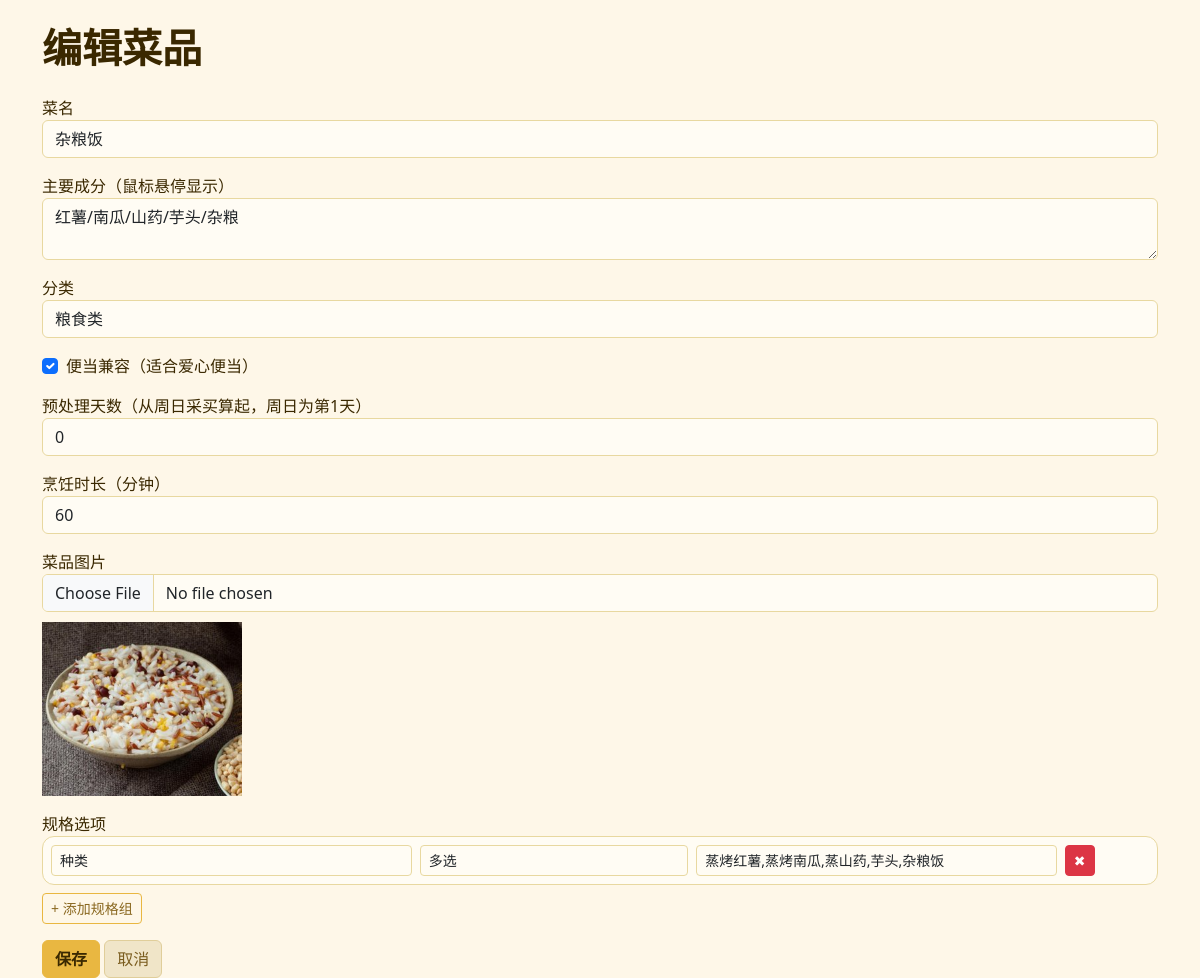
The page /admin/dish/225 (signed in) on the database as committed earlier.
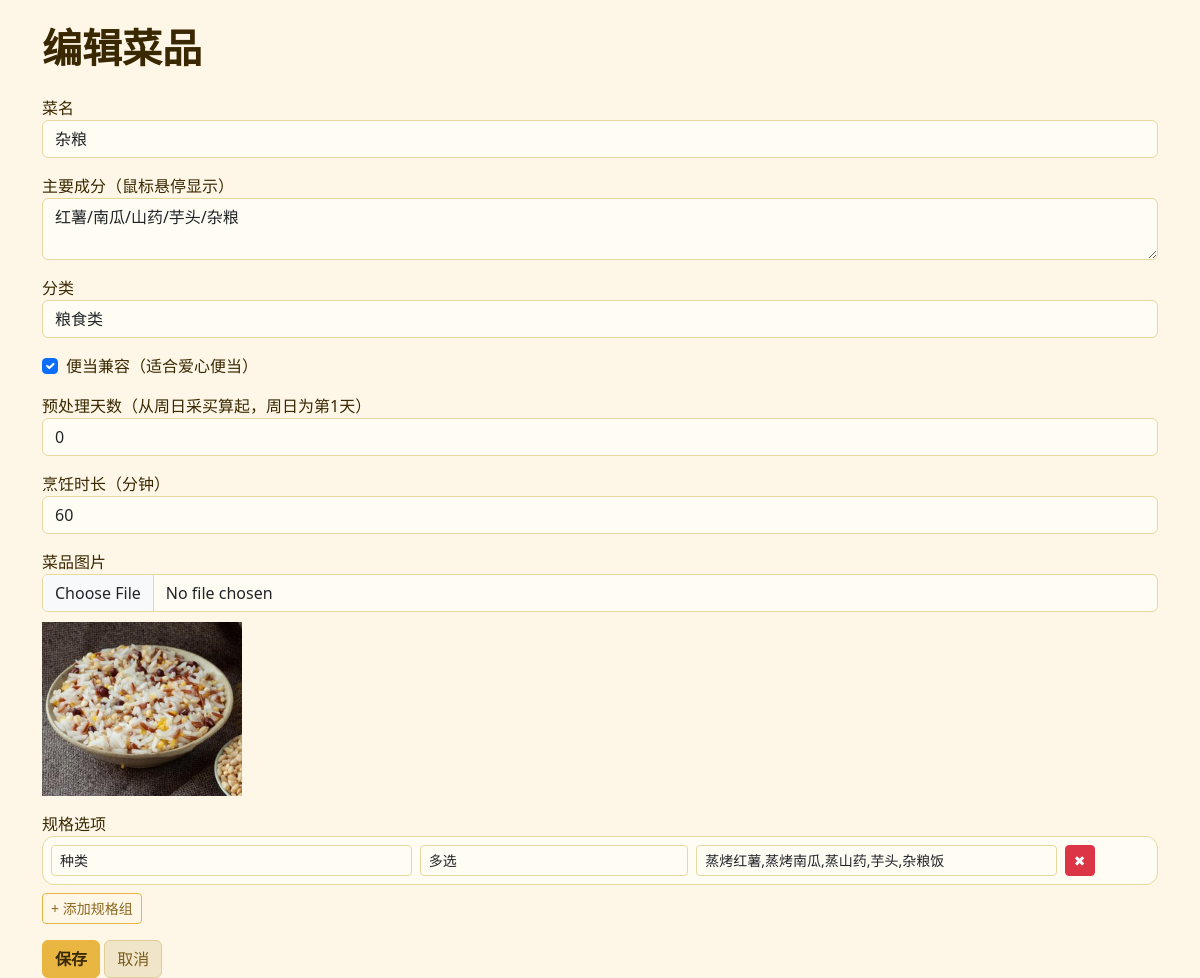
The same page on the database as committed later.
### app.py (models this page shows)
class Dish(db.Model):
    __tablename__ = 'dishes'
    id = db.Column(db.Integer, primary_key=True)
    name = db.Column(db.String(120), nullable=False)
    category_id = db.Column(db.Integer, db.ForeignKey('categories.id'))
    ingredients = db.Column(db.Text)                 # 食材描述，显示在菜品 tooltip
    bento_compatible = db.Column(db.Boolean, default=True)
    preprocess_days = db.Column(db.Integer, default=0)
    cook_minutes = db.Column(db.Integer, default=40)
    image_url = db.Column(db.String(300))
    extra_options = db.Column(db.Text)               # 规格选项，存储为 JSON 字符串
    created_at = db.Column(db.DateTime, default=datetime.utcnow)

class Category(db.Model):
    __tablename__ = 'categories'
    id = db.Column(db.Integer, primary_key=True)
    name = db.Column(db.String(80), nullable=False)
    parent_id = db.Column(db.Integer, default=0)   # 0 = 顶级，否则为父分类 id
    sort_order = db.Column(db.Integer, default=0)

### app.py (the view, shortened to what this page needs)
@app.route('/admin/dish/<int:dish_id>', methods=['GET', 'POST'])
@admin_required
def edit_dish(dish_id):
    dish = Dish.query.get_or_404(dish_id)
    categories = Category.query.order_by(Category.sort_order).all()
    return render_template('dish_form.html', dish=dish, categories=categories)

### app.py (called while the page is built)
def admin_required(f):
    @wraps(f)
    def decorated(*args, **kwargs):
        if not session.get('admin'):
            return redirect(url_for('admin_login'))
        return f(*args, **kwargs)
    return decorated

### templates/dish_form.html (shortened to what this page needs)
<!DOCTYPE html>
<html lang="zh-CN">
<head>
    <link href="https://cdn.jsdelivr.net/npm/bootstrap@5.3.0-alpha1/dist/css/bootstrap.min.css" rel="stylesheet">
    <link rel="stylesheet" href="https://cdn.jsdelivr.net/npm/cropperjs/dist/cropper.min.css">
</head>
<body>
<div class="container mt-4">
    <h1>{% if dish %}编辑菜品{% else %}新增菜品{% endif %}</h1>
    <form method="post" enctype="multipart/form-data">
        <div class="mb-3">
            <label>菜名</label>
            <input type="text" name="name" class="form-control" value="{{ dish.name if dish else '' }}" required>
        </div>
        <div class="mb-3">
            <label>主要成分（鼠标悬停显示）</label>
            <textarea name="ingredients" class="form-control" rows="2">{{ dish.ingredients if dish else '' }}</textarea>
        </div>
        <div class="mb-3">
            <label>分类</label>
            <select name="category_id" class="form-select" required>
                {% for cat in categories if cat.parent_id == 0 %}
                <optgroup label="{{ cat.name }}">
                    {% for sub in categories if sub.parent_id == cat.id %}
                    <option value="{{ sub.id }}" {% if dish and dish.category_id == sub.id %}selected{% endif %}>{{ sub.name }}</option>
                    {% endfor %}
                </optgroup>
                {% endfor %}
            </select>
        </div>
        <div class="mb-3 form-check">
            <input type="checkbox" name="bento_compatible" class="form-check-input" id="bentoCompatible" {% if not dish or dish.bento_compatible %}checked{% endif %}>
            <label class="form-check-label" for="bentoCompatible">便当兼容（适合爱心便当）</label>
        </div>
        <div class="mb-3">
            <label>预处理天数（从周日采买算起，周日为第1天）</label>
            <input type="number" name="preprocess_days" class="form-control" value="{{ dish.preprocess_days if dish else 0 }}">
        </div>
        <div class="mb-3">
            <label>烹饪时长（分钟）</label>
            <input type="number" name="cook_minutes" class="form-control" value="{{ dish.cook_minutes if dish else 40 }}">
        </div>
        <div class="mb-3">
            <label>菜品图片</label>
            <input type="file" id="imageInput" name="image" accept="image/*" class="form-control">
            <div id="imagePreview" style="margin-top:10px;">
                {% if dish and dish.image_url %}
                <img src="{{ url_for('static', filename='uploads/' + dish.image_url.split('/')[-1]) if dish.image_url else '' }}" style="max-width:200px;">
                {% endif %}
            </div>
        </div>
        <div class="mb-3">
            <label>规格选项</label>
            <div id="specGroups">
                <script>var existingOptions = {{ dish.extra_options|default('[]')|safe }};</script>
            </div>
            <button type="button" id="addSpecGroup" class="btn btn-sm btn-outline-primary">+ 添加规格组</button>
        </div>
        <button type="submit" class="btn btn-primary">保存</button>
        <a href="/admin/dishes" class="btn btn-secondary">取消</a>
    </form>
</div>
</body>
</html>

Rows that differ between the two databases and show on the page:
changed Dish "红薯/南瓜/山药/芋头/杂粮": name "杂粮饭" → "杂粮"
